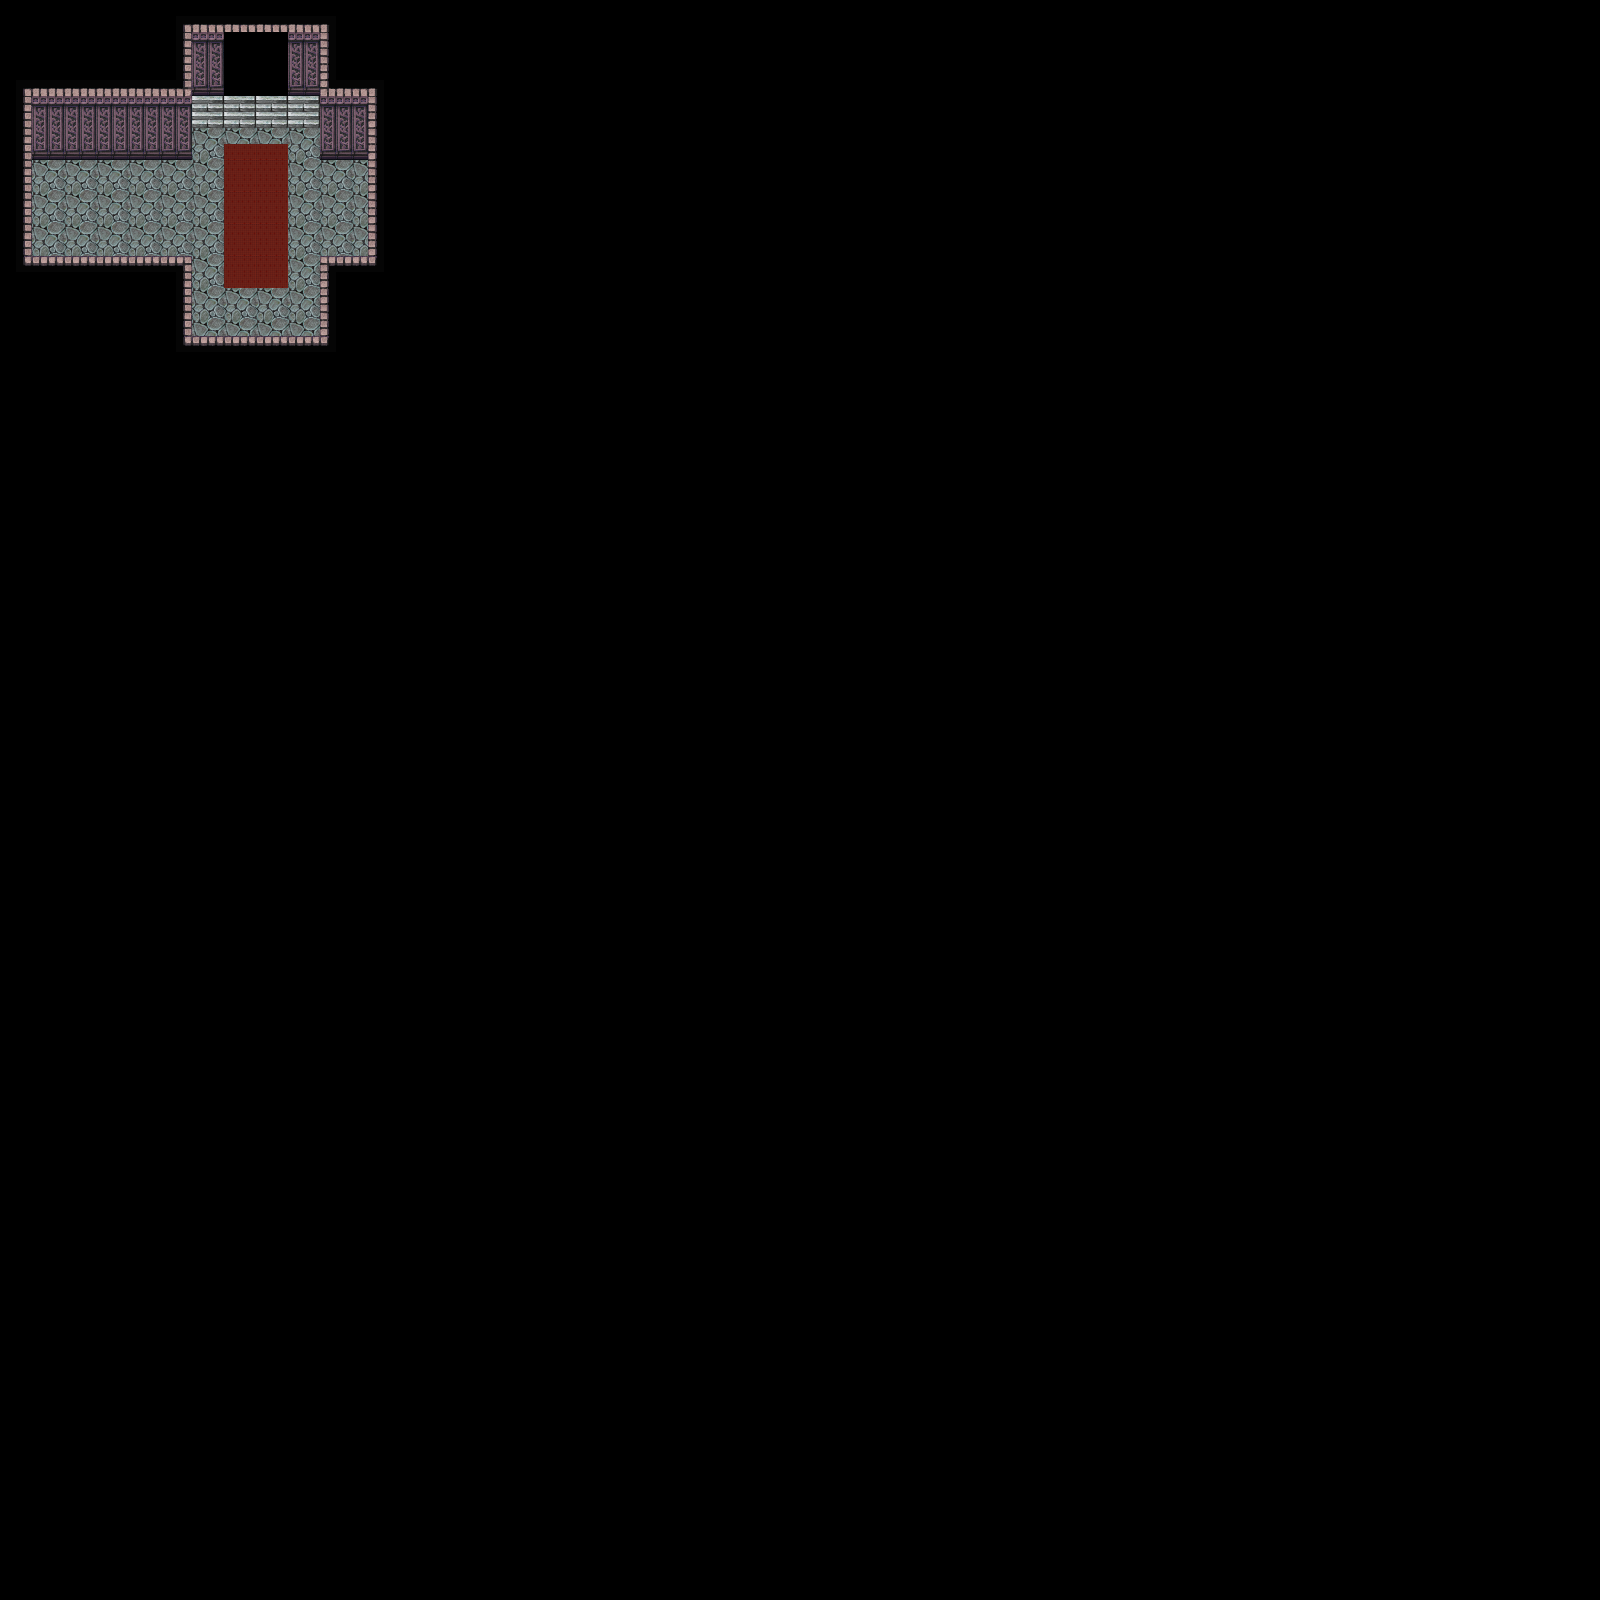

Rendered tile map (Tiled .tmx) drawn with the repository's tilesets; below, a short description and the map source with its tile grids summarised:
An orthogonal 100x100 tile map with 16x16 px tiles, 2 tile layers (Tile Layer 1, Tile Layer 2), 2 tilesets.

<map version="1.0" orientation="orthogonal" renderorder="right-down" width="100" height="100" tilewidth="16" tileheight="16" nextobjectid="1">
 <tileset firstgid="1" name="tilea4" tilewidth="16" tileheight="16" tilecount="960" columns="32">
  <image source="../Tilesets/tilea4.png" width="512" height="480" />
 </tileset>
 <tileset firstgid="961" name="tilea5" tilewidth="16" tileheight="16" tilecount="512" columns="16">
  <image source="../Tilesets/tilea5.png" width="256" height="512" />
 </tileset>
 <layer name="Tile Layer 1" width="100" height="100">
  <data>[10000 cells, 10000 non-empty, 48 distinct tile ids]</data>
 </layer>
 <layer name="Tile Layer 2" width="100" height="100">
  <data>[10000 cells, 0 non-empty, 0 distinct tile ids]</data>
 </layer>
</map>
